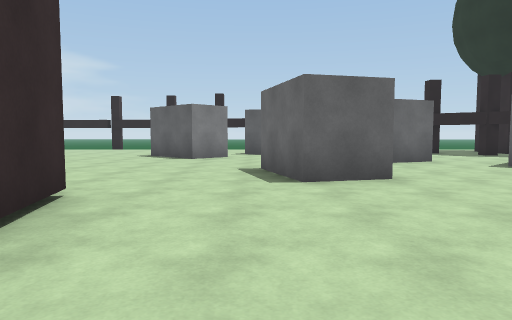
View 1 (above)

24 first-person views from a walk through a Unity game level. The camera is 1.2 m above the floor, tilts 4° down and sees 70° across. The floor is counted in squares, 1.8 m on a side. Each view is taken from the middle of a square. On the plan, view 1 faces up. The plan holds only what a view shows up to about 11 squares ahead; the rest is blank. The place goes on beyond the plan. The player character is not drawn.

View 2
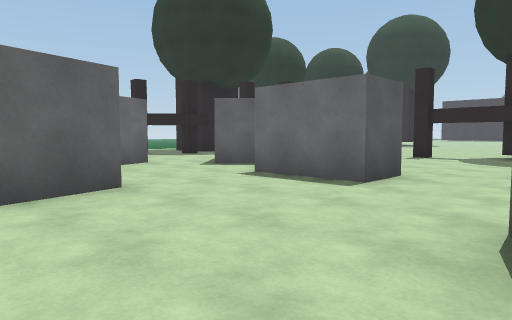

View 3
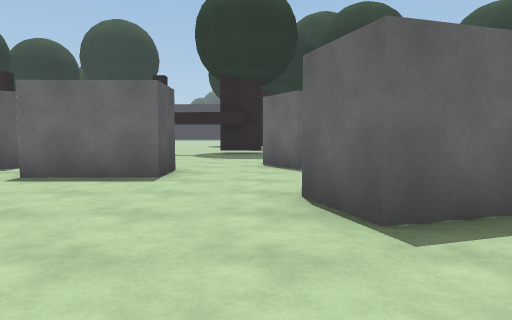

View 4
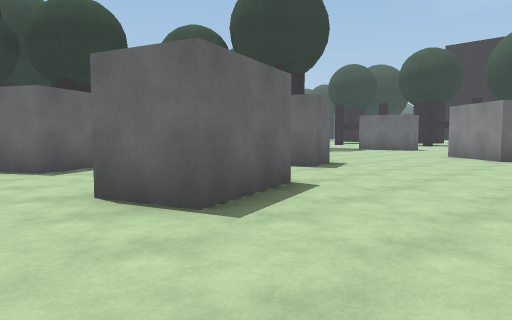

View 5
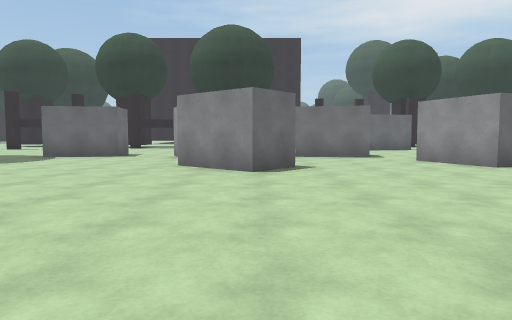

View 6
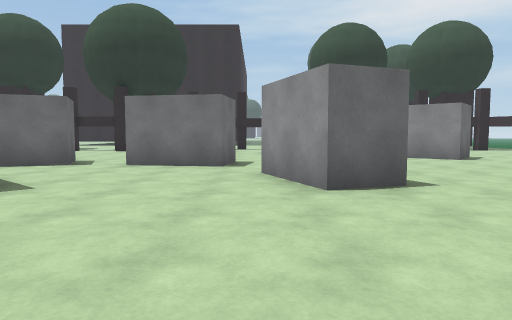

View 7
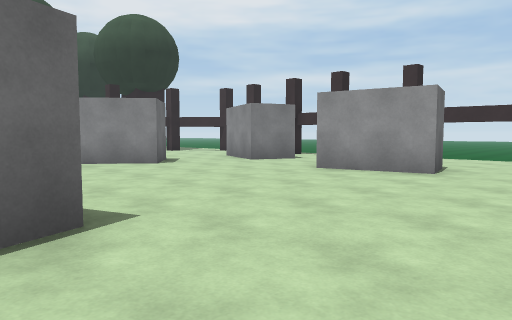

View 8
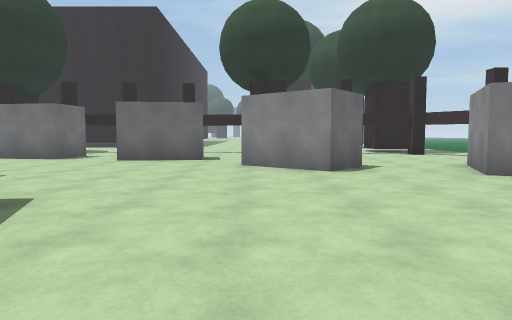

View 9
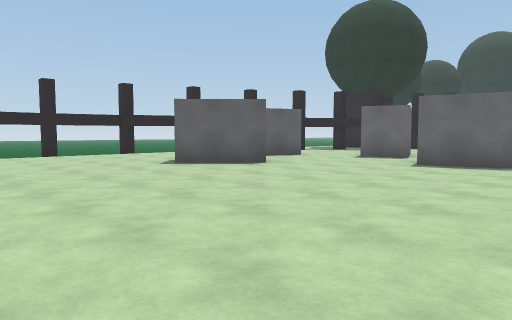

View 10
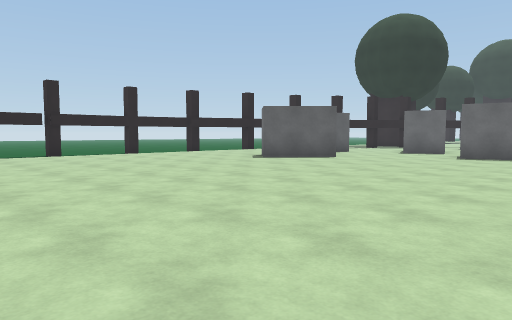

View 11
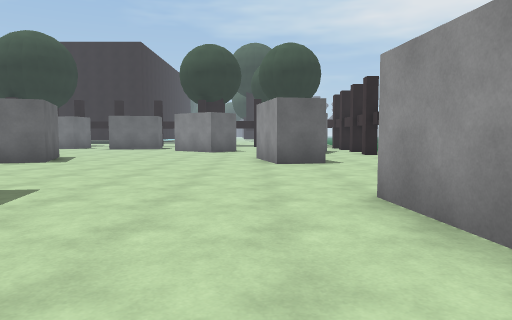

View 12
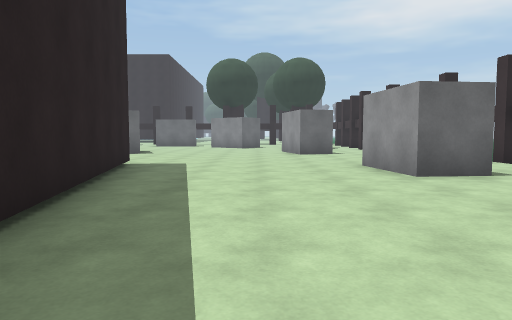

View 13
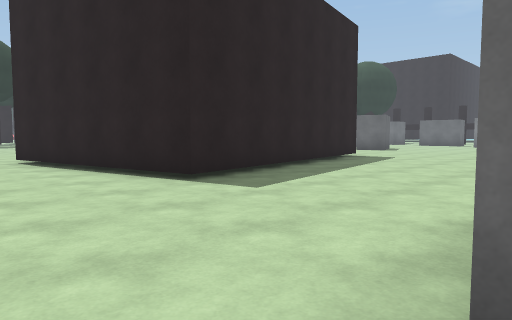

View 14
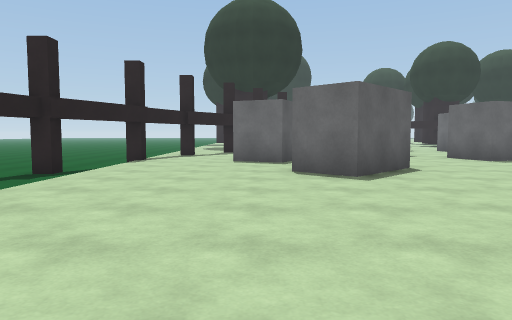

View 15
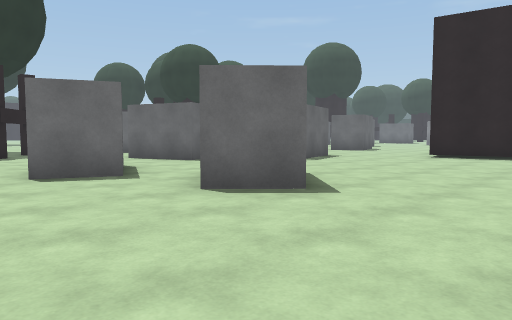

View 16
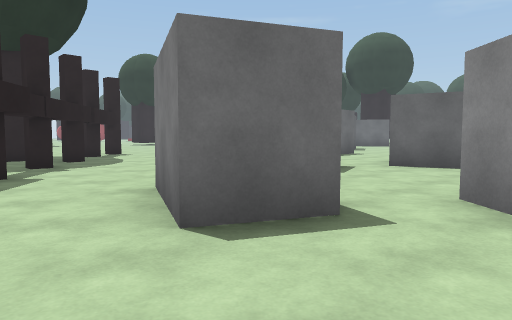

View 17
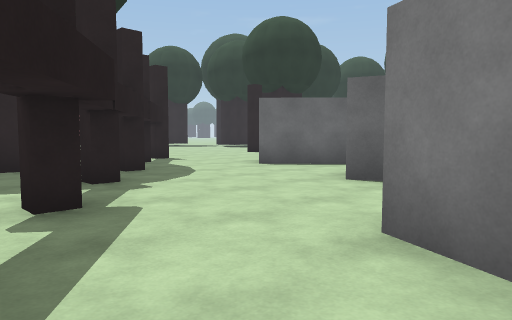

View 18
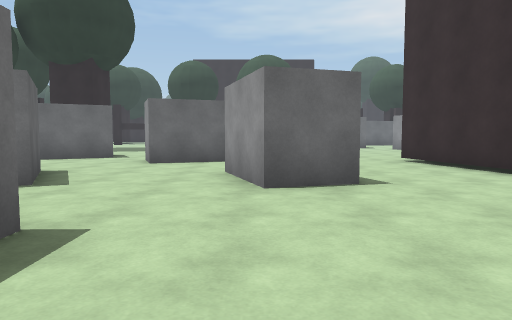

View 19
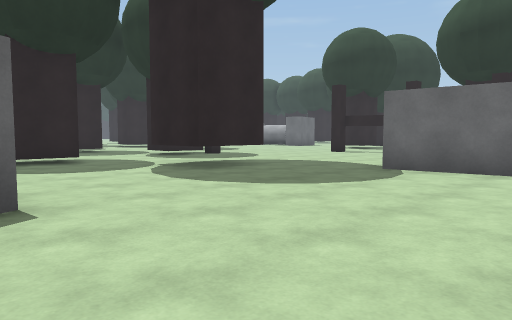

View 20
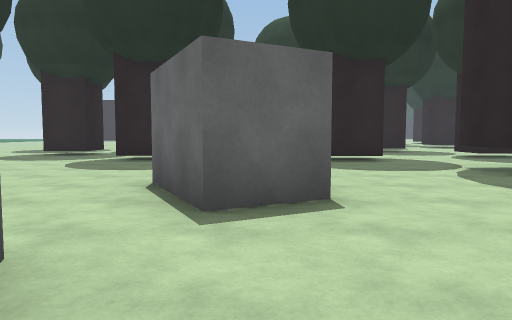

View 21
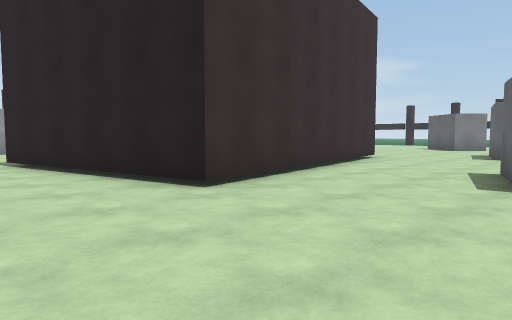

View 22
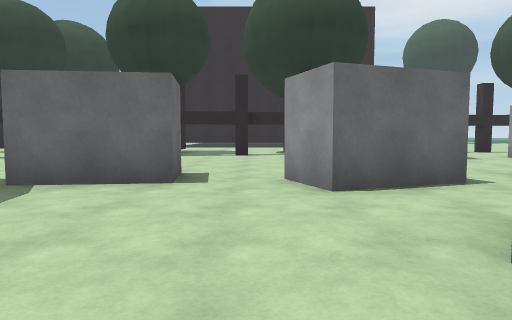

View 23
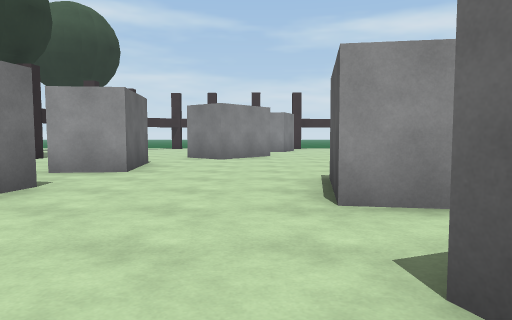

View 24
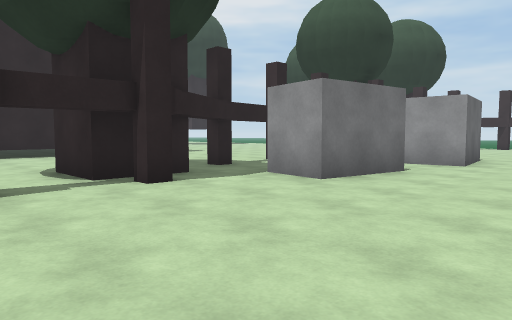

### Floor plan
Points are (right, up) in squares from view 1. A wall is a line through its corners. A room is listed if a view was taken in it or the views show most of it. See-through windows are left out.
Room 1 (views 1, 2, 3, 4, 18)
walls: (2.1, 5.4) (0.7, 5.1); (6, 3.5) (4.6, 3.5) (4.6, 5.7); (-2.1, 3.9) (-1.2, -0.8); (6.2, 6.6) (5.3, 7.6); (2.3, -1) (1.6, 1.1) (2.9, 1.5); (4.4, 9) (2.3, 8.2)
ways out: opening at (-0.5, 5.5) to room 2; opening at (2, 8) to room 2; opening at (2.5, 0) to room 2; opening at (5, 9) to room 2; opening at (6, 2.5); opening at (6, 6)
Room 2 (views 5, 6, 7, 8, 9, 10, 11, 12, 13, 14, 15, 16, 17, 19, 20, 21, 22)
walls: (-1.2, -0.8) (-0.7, -3.2) (-6.1, -4.3) (-7.5, 2.9) (-2.1, 3.9); (2.9, 1.5) (3.6, -0.6); (3.9, -4.4) (3.4, -3.2) (5.5, -2.4) (5.9, -3.7); (0.7, 5.1) (0.1, 7.1) (1.5, 7.5); (7, -0.8) (6, 1.2); (0.1, -8.5) (1.1, -7.5) (2.8, -8.9); (7.8, -5.8) (7.1, -4.5); (2.3, 8.2) (1.9, 9.5) (3.9, 10.2); (5.3, 7.6) (6.9, 9.1); (-4.2, -10.7) (-5, -8.7) (-3.9, -8.3) (-3.1, -10.4); (-0.2, -12.2) (-0.4, -13.2) (-2.5, -12.9) (-2.3, -11.6) (-0.1, -12); (5.1, -12) (7.3, -11.7); (1.6, -13.3) (1.1, -12) (3.1, -11.2); (-1.4, 11.4) (-0.8, 10.9) (-1.7, 9.9) (-3.3, 11.4) (-2.3, 12.4); (-12.6, -1.8) (-11.5, -1.7) (-11.3, -4); (1.4, 11.6) (-0.4, 12.4) (0.2, 13.6) (2.1, 12.6); (-11.7, -8.5) (-10.5, -8.2) (-10, -10.4); (9.7, -11) (9.7, -9.1) (11.5, -9.1); (7.3, 11.6) (7.3, 12); (13, -8.2) (13, -6.8); (6, 12.6) (6, 13.1); (4.5, 13.7) (4.5, 14.2) (4.9, 14.2); (-4.4, -16.4) (-3.5, -16.3) (-3.3, -17.7); (-9.3, -14.7) (-8.3, -13.6) (-6.7, -14.9); (-1.9, -18.1) (-1.6, -16.8) (0.5, -17.1)
ways out: opening at (-0.5, 5.5) to room 1; opening at (2, 8) to room 1; opening at (2.5, 0) to room 1; opening at (5, 9) to room 1; opening at (-2.5, -17) to room 3; opening at (0.7, -15) to room 3; opening at (4, -11) to room 3; opening at (8.5, -11) to room 3; opening at (-12, -9.5); opening at (-11, -11.5); opening at (-10, -14); opening at (-5.5, -16); opening at (6, -2); opening at (6.5, -4); opening at (7, 10.5); opening at (11.6, -6.4); gap at (0.5, -12)
Room 3 (views 23, 24)
walls: (5.3, -13.4) (5.1, -12); (1.2, -19.4) (2.9, -19.4) (2.9, -21.1); (0.5, -17.1) (0.3, -18.5); (-0.5, -20.2) (0, -20.2) (0, -20.6); (3.1, -11.2) (3.6, -12.5)
low walls: (14.2, -12.2) (14.2, -11.5)
ways out: opening at (-2.5, -17) to room 2; opening at (0.7, -15) to room 2; opening at (4, -11) to room 2; opening at (8.5, -11) to room 2; opening at (-6.5, -18.5); opening at (14.5, -11.5)

Positions as (right, up) in squares from view 1, and headings:
1: (0, 0), facing up
2: (0, 1), facing up-right
3: (-1, 2), facing right
4: (-1, 3), facing down-right
5: (1, -1), facing down
6: (-3, -4), facing down
7: (-4, -6), facing down-left
8: (-7, -7), facing down
9: (-8, 4), facing up-right
10: (-11, 4), facing up-right
11: (-10, 0), facing down
12: (-9, 4), facing down
13: (-12, 6), facing down-right
14: (-9, 13), facing right
15: (-6, 15), facing down-right
16: (-2, 15), facing down-right
17: (1, 15), facing down-right
18: (3, 6), facing down
19: (4, -5), facing down-right
20: (4, -5), facing right
21: (3, -6), facing up-left
22: (4, -7), facing down
23: (3, -14), facing left
24: (5, -14), facing down-left
